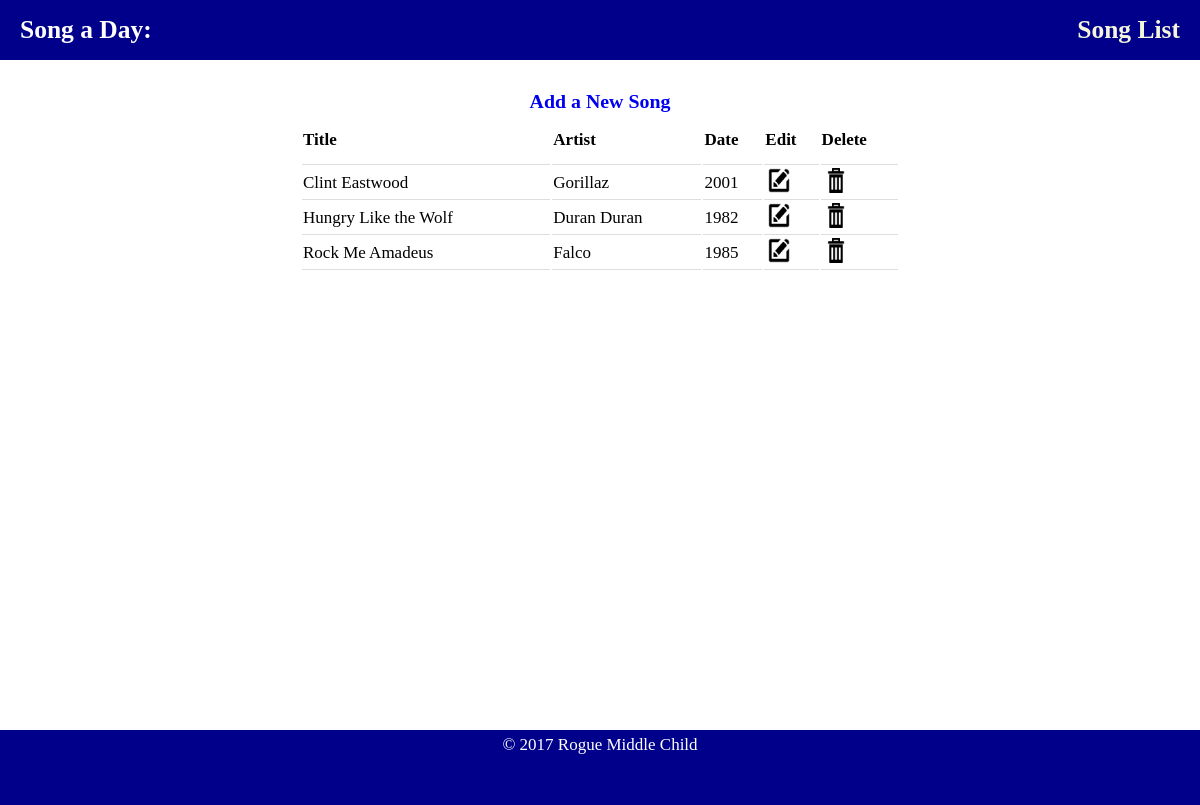
The page /songs/ on the database its author committed.
### songs/models.py (models this page shows, shortened)
class Song(models.Model):
    created_at = models.DateTimeField(auto_now_add=True)
    title = models.CharField(max_length=255)
    artist = models.CharField(max_length=255, default="N/A")
    composition_date = models.PositiveIntegerField(default=1900)

### songs/views.py (the view)
class SongListView(ListView):
    context_object_name = 'songs'
    model = models.Song

### songs/templates/songs/song_list.html
{% extends "layout.html" %}
{% load static from staticfiles %}
{% block content %}
<h3 id="new-song"><a href="{% url 'songs:create' %}">Add a New Song</a></h3>
<table>
    <tr>
        <th>Title</th>
        <th>Artist</th>
        <th>Date</th>
        <th>Edit</th>
        <th>Delete</th>
    </tr>
    {% for song in songs %}
        <tr>
            <td>{{ song.title }}</td>
            <td>{{ song.artist }}</td>
            <td>{{ song.composition_date }}</td>
            <td>
              <a href="{% url 'songs:update' pk=song.pk %}">
                <img style="width:25px; height: 25px; padding-left: 3px;" src="{% static 'img/edit-icon.png' %}" />
              </a>
            </td>
            <td>
              <a href="{% url 'songs:delete' pk=song.pk %}">
                <img style="width:25px; height: 25px; padding-left: 3px;" src="{% static 'img/delete-icon.png' %}" />
              </a>
            </td>
        </tr>
    {% endfor %}
</table>
{% endblock %}

### assets/css/layout.css (style rules this page uses)
* { box-sizing: border-box; margin: 0; }
html { font-size: 17px; }
html, body { height: 100%; }
a { text-decoration: none; }
table { margin-left: 10%; width: 80%; }
th { height: 50px; text-align: left; }
th, td { border-bottom: 1px solid #ddd; }
#new-song { text-align: center; }
@media (min-width: 786px) { table { margin-left: 25%; width: 50%; } }

### rows shown on the page
Song: title "Clint Eastwood", artist "Gorillaz", composition_date "2001"
Song: title "Hungry Like the Wolf", artist "Duran Duran", composition_date "1982"
Song: title "Rock Me Amadeus", artist "Falco", composition_date "1985"
